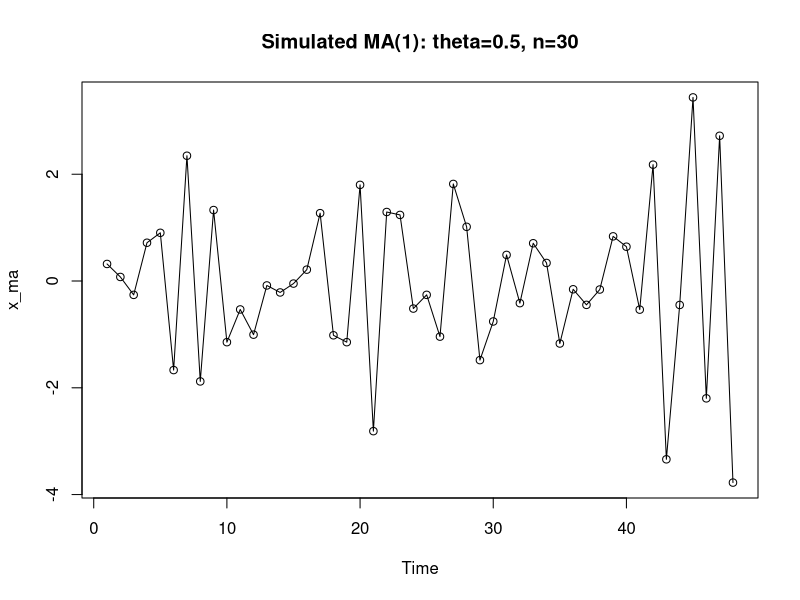
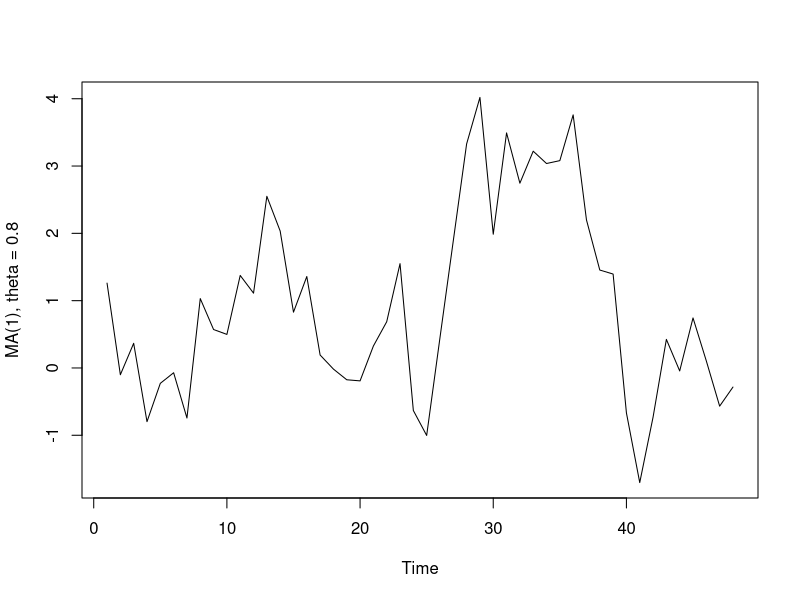
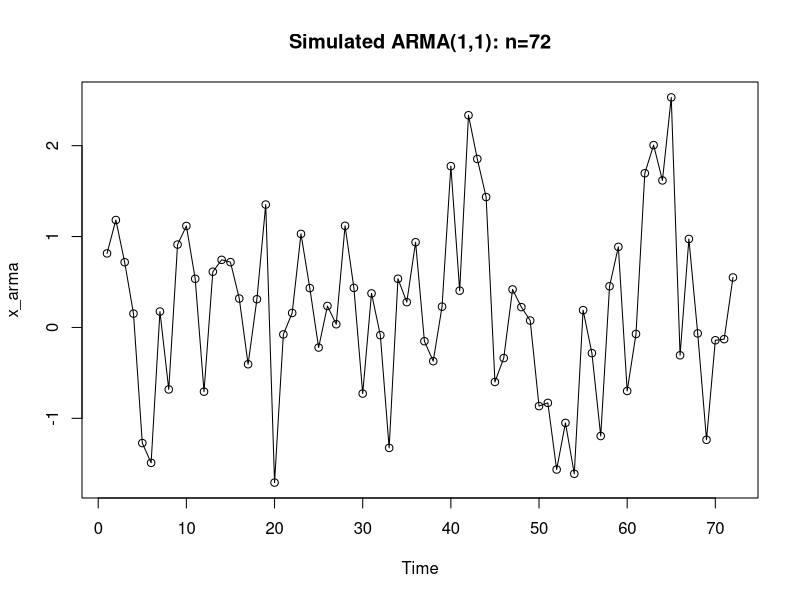

Write the R code that produced these figures, in order.
## ---- chunk 1
n <- 48
theta_true <- 0.8
x_ma <- arima.sim(n = n, list(ma = -theta_true))
plot(x_ma, type = "o", main = "Simulated MA(1): theta=0.5, n=30")
## ---- chunk 2
r1 <- acf(x_ma, lag.max = 1, plot = FALSE)$acf[2]
thetaMM1 = -1/(2*r1) + sqrt(1/(4*r1^2) - 1)  # solution 1
thetaMM2 = -1/(2*r1) - sqrt(1/(4*r1^2) - 1)  # solution 2
paste("Thetahat1: ", thetaMM1, "thetaMM2: ", thetaMM2)
## ---- chunk 3
fit_cls <- arima(x_ma, order = c(0, 0, 1), method = "CSS", include.mean = FALSE)
cat("MA(1) CLS Estimate:", -coef(fit_cls), "\n")
## ---- chunk 4
fit_mle <- arima(x_ma, order = c(0, 0, 1), method = "ML", include.mean = FALSE)
cat("MA(1) MLE Estimate:", -coef(fit_mle), "\n")
## ---- chunk 5
phi = 0.8
x_ar = arima.sim(model = list(ar = phi), n = n)
plot(x_ar, type="l", xlab="Time", ylab="MA(1), theta = 0.8")
## ---- chunk 6
phi_mom <- acf(x_ar, plot=FALSE)$acf[2]
cat("AR(1) MoM Estimate:", phi_mom, "\n")
## ---- chunk 7
fit_ar_cls <- arima(x_ar, order = c(1, 0, 0), method = "CSS", include.mean = FALSE)
cat("AR(1) CLS Estimate:", coef(fit_ar_cls), "\n")
## ---- chunk 8
fit_ar_mle <- arima(x_ar, order = c(1, 0, 0), method = "ML", include.mean = FALSE)
cat("AR(1) MLE Estimate:", coef(fit_ar_mle), "\n")
## ---- chunk 9
set.seed(103)
n <- 72
phi_t <- 0.7
theta_t <- 0.4
x_arma <- arima.sim(n = n, list(ar = phi_t, ma = -theta_t))
plot(x_arma, type = "o", main = "Simulated ARMA(1,1): n=72")
## ---- chunk 10
r <- acf(x_arma, plot=FALSE)$acf[2:3]
phi_mom_arma <- r[2] / r[1]
cat("ARMA(1,1) MoM Estimate (phi):", phi_mom_arma, "\n")
## ---- chunk 11
# (c) Conditional Least Squares (CLS)
fit_arma_cls <- arima(x_arma, order = c(1, 0, 1), method = "CSS", include.mean = FALSE)
print(coef(fit_arma_cls))
## ---- chunk 12
# (d) Maximum Likelihood (MLE)
fit_arma_mle <- arima(x_arma, order = c(1, 0, 1), method = "ML", include.mean = FALSE)
print(coef(fit_arma_mle))
